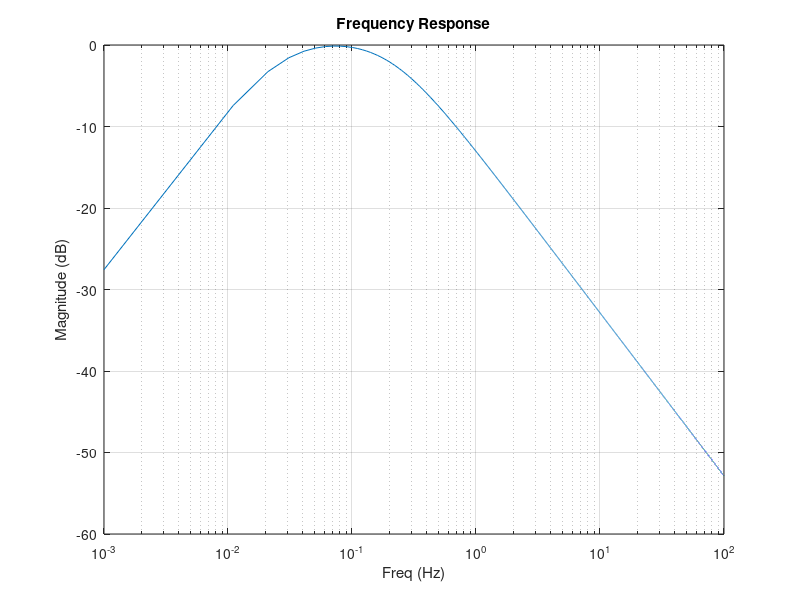
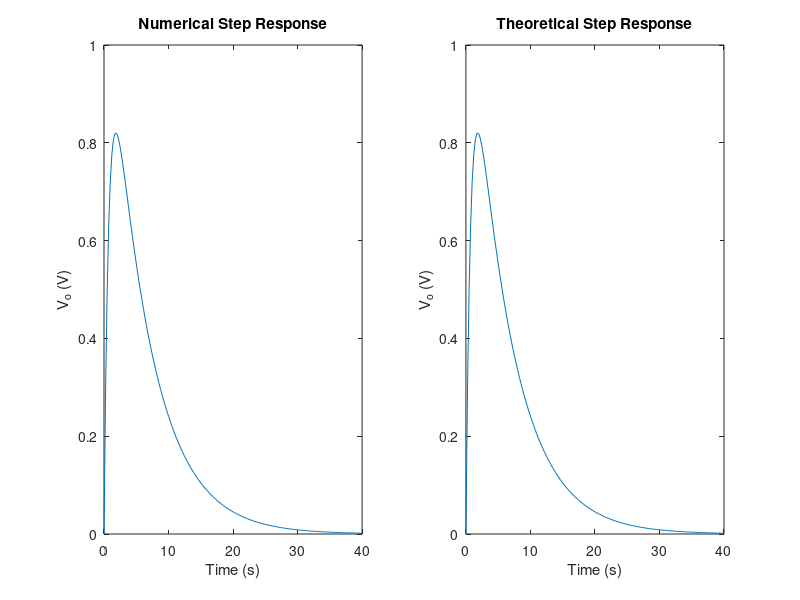

Reproduce these figures in MATLAB, in order.
clear
W = linspace(0.001*2*pi, 100*2*pi, 10000);
H = freqs([200 0], [140 203 30], W);
figure(1)
semilogx(W./(2*pi), 20*log10(abs(H)))
grid on
xlabel("Freq (Hz)")
ylabel("Magnitude (dB)")
title("Frequency Response")

sys = tf([200 0], [140 203 30]);
[Y,T] = step(sys);
figure(2)
subplot(1,2,1)
plot(T,Y)
title("Numerical Step Response")
xlabel("Time (s)")
ylabel("V_{o} (V)")

subplot(1,2,2)
y = (400./sqrt(24409)).*exp(T.*(-29/40)).*sinh((sqrt(3487).*T)./(40*sqrt(7)));
plot(T,y)
title("Theoretical Step Response")
xlabel("Time (s)")
ylabel("V_{o} (V)")
%stepFunction = (1: T >= 0);
